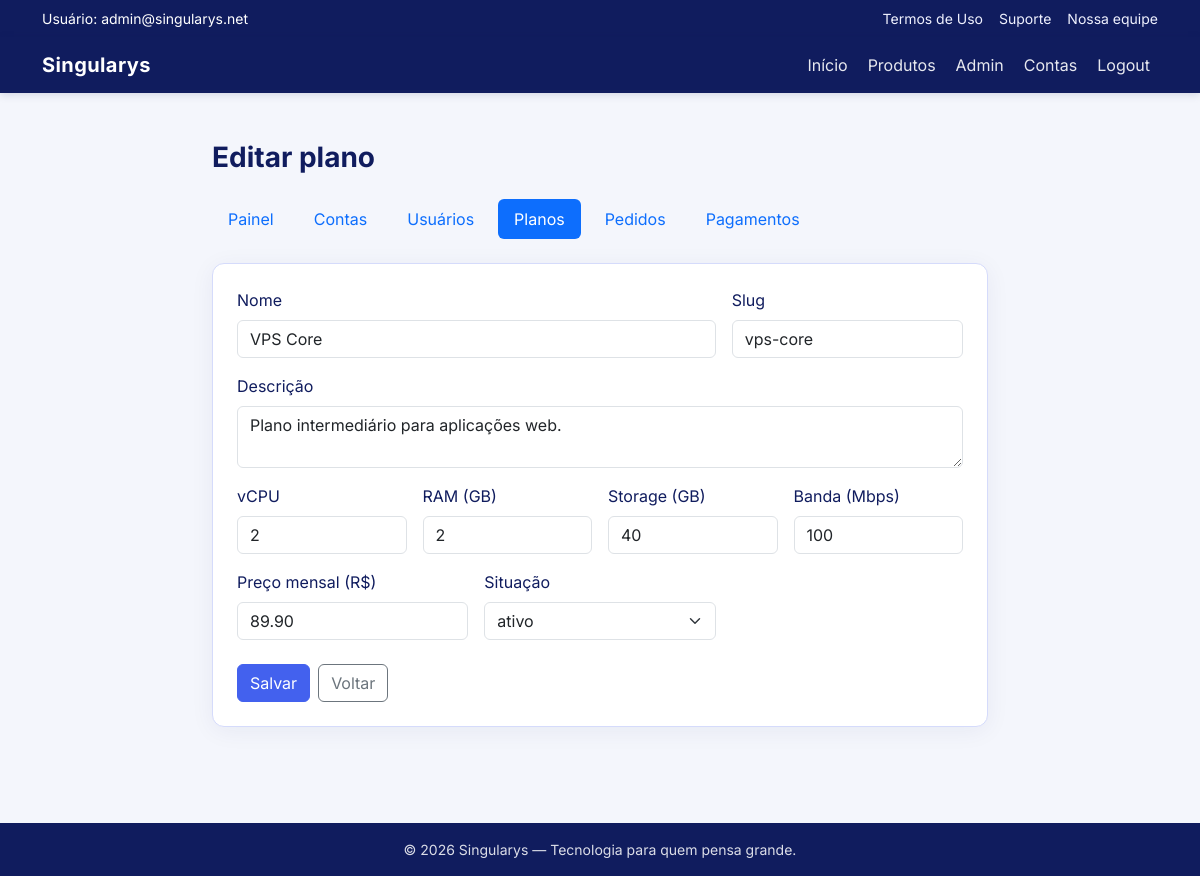
The app's page /index.php?controle=adminController&metodo=planoForm&id=2 (signed in) with its own data.
### tables this page shows
CREATE TABLE IF NOT EXISTS planos_vps (
    id_plano BIGINT UNSIGNED AUTO_INCREMENT PRIMARY KEY,
    nome VARCHAR(100) NOT NULL,
    slug VARCHAR(100) NOT NULL,
    descricao TEXT NULL,
    vcpu INT UNSIGNED NOT NULL,
    ram_mb INT UNSIGNED NOT NULL,
    storage_gb INT UNSIGNED NOT NULL,
    banda_mbps INT UNSIGNED NOT NULL DEFAULT 100,
    preco_mensal DECIMAL(10,2) NOT NULL,
    situacao ENUM('ativo', 'inativo', 'suspenso') NOT NULL DEFAULT 'ativo',
    criado_em DATETIME NOT NULL DEFAULT CURRENT_TIMESTAMP,
    alterado_em DATETIME NOT NULL DEFAULT CURRENT_TIMESTAMP ON UPDATE CURRENT_TIMESTAMP,
    deletado_em DATETIME NULL COMMENT 'Soft delete; pedidos antigos mantêm FK ao plano',
    UNIQUE KEY uk_plano_slug (slug)
);

### controllers/adminController.class.php (called while the page is built, shortened)
<?php
require_once "models/conexao.class.php";
require_once "models/planoDAO.class.php";
class AdminController
{
    public function planoForm()
    {
        $planoDAO = new PlanoDAO();
        $id = (int) ($_GET["id"] ?? 0);
        $plano = $id > 0 ? $planoDAO->buscarRegistroPorId($id) : null;
        require_once "views/admin/plano_form.php";
    }
}

### index.php (called while the page is built, shortened)
<?php
$metodo = $_GET["metodo"] ?? "inicio";
$obj = new $controle();
$obj->$metodo();

### models/conexao.class.php (called while the page is built, shortened)
<?php
class Conexao
{
    protected $db = null;
    public function __construct()
    {
        $host = getenv("SINGULARYS_DB_HOST") ?: "localhost";
        $banco = getenv("SINGULARYS_DB_NAME") ?: "singularys2";
        $usuario = getenv("SINGULARYS_DB_USER") ?: "root";
        $senha = getenv("SINGULARYS_DB_PASS") ?: "";
        $parametros = "mysql:host={$host};dbname={$banco};charset=utf8mb4";
        try {
            $this->db = new PDO($parametros, $usuario, $senha);
            $this->db->setAttribute(PDO::ATTR_ERRMODE, PDO::ERRMODE_EXCEPTION);
            $this->db->setAttribute(PDO::ATTR_DEFAULT_FETCH_MODE, PDO::FETCH_OBJ);
            $this->db->setAttribute(PDO::ATTR_EMULATE_PREPARES, false);
        } catch (PDOException $e) {
            $this->erroConexao = $e->getMessage();
            $this->db = null;
        }
    }
    protected function possuiConexao()
    {
        return $this->db instanceof PDO;
    }
}

### models/planoDAO.class.php (called while the page is built, shortened)
<?php
require_once __DIR__ . "/conexao.class.php";
class PlanoDAO extends Conexao
{
    public function buscarRegistroPorId(int $idPlano): ?object
    {
        try {
            $stm = $this->db->prepare("SELECT * FROM planos_vps WHERE id_plano = ? LIMIT 1");
            $stm->execute([$idPlano]);
            return $stm->fetch() ?: null;
        } catch (PDOException $e) {
            return null;
        }
    }
}

### views/admin/plano_form.php (the view, shortened to what this page needs)
<?php
$editando = $plano !== null;
require_once "views/partials/head.php";
require_once "views/partials/header.php";
?>
<main class="py-5">
    <div class="container col-lg-8">
        <h1 class="h3 app-page-title fw-bold mb-4"><?php echo $editando ? "Editar plano" : "Novo plano"; ?></h1>
        <?php require "views/partials/admin_nav.php"; ?>
        <div class="app-card p-4">
            <form method="post" action="index.php?controle=adminController&metodo=salvarPlano">
                <div class="row g-3">
                    <div class="col-md-8">
                        <label class="form-label" for="nome">Nome</label>
                        <input class="form-control" id="nome" name="nome" required
                               value="<?php echo htmlspecialchars($plano->nome ?? $_POST["nome"] ?? ""); ?>">
                    </div>
                    <div class="col-md-4">
                        <label class="form-label" for="slug">Slug</label>
                        <input class="form-control" id="slug" name="slug" required
                               value="<?php echo htmlspecialchars($plano->slug ?? $_POST["slug"] ?? ""); ?>">
                    </div>
                    <div class="col-12">
                        <label class="form-label" for="descricao">Descrição</label>
                        <textarea class="form-control" id="descricao" name="descricao" rows="2"><?php echo htmlspecialchars($plano->descricao ?? ""); ?></textarea>
                    </div>
                    <div class="col-md-3">
                        <label class="form-label" for="vcpu">vCPU</label>
                        <input type="number" min="1" class="form-control" id="vcpu" name="vcpu" required
                               value="<?php echo (int) ($plano->vcpu ?? 1); ?>">
                    </div>
                    <div class="col-md-3">
                        <label class="form-label" for="ram_gb">RAM (GB)</label>
                        <input type="number" min="1" class="form-control" id="ram_gb" name="ram_gb" required
                               value="<?php echo (int) round(($plano->ram_mb ?? 1024) / 1024); ?>">
                    </div>
                    <div class="col-md-3">
                        <label class="form-label" for="storage_gb">Storage (GB)</label>
                        <input type="number" min="1" class="form-control" id="storage_gb" name="storage_gb" required
                               value="<?php echo (int) ($plano->storage_gb ?? 20); ?>">
                    </div>
                    <div class="col-md-3">
                        <label class="form-label" for="banda_mbps">Banda (Mbps)</label>
                        <input type="number" min="1" class="form-control" id="banda_mbps" name="banda_mbps" required
                               value="<?php echo (int) ($plano->banda_mbps ?? 100); ?>">
                    </div>
                    <div class="col-md-4">
                        <label class="form-label" for="preco_mensal">Preço mensal (R$)</label>
                        <input type="text" class="form-control" id="preco_mensal" name="preco_mensal" required
                               value="<?php echo htmlspecialchars($plano->preco_mensal ?? "49.90"); ?>">
                    </div>
                    <div class="col-md-4">
                        <label class="form-label" for="situacao">Situação</label>
                        <select class="form-select" id="situacao" name="situacao">
                            <?php foreach (["ativo", "inativo", "suspenso"] as $sit) { ?>
                                <option value="<?php echo $sit; ?>"
                                    <?php echo ($plano->situacao ?? "ativo") === $sit ? "selected" : ""; ?>>
                                    <?php echo $sit; ?>
                                </option>
                            <?php } ?>
                        </select>
                    </div>
                </div>
                <div class="mt-4 d-flex gap-2">
                    <button type="submit" class="btn btn-singularys">Salvar</button>
                    <a class="btn btn-outline-secondary" href="index.php?controle=adminController&metodo=planos">Voltar</a>
                </div>
            </form>
        </div>
    </div>
</main>
<?php require_once "views/partials/footer.php"; ?>

### css/app.css (style rules this page uses)
:root { --singularys-azul: #101C5E; --singularys-azul-claro: #4361EE; --singularys-fundo: #f4f6fc; --singularys-card: #ffffff; --singularys-borda: #d5dbfb; }
body.app-body { background-color: var(--singularys-fundo); color: var(--singularys-azul); font-family: "Inter", system-ui, sans-serif; min-height: 100vh; display: flex; flex-direction: column; }
body.app-body main { flex: 1 0 auto; }
.btn-singularys { background: var(--singularys-azul-claro); border-color: var(--singularys-azul-claro); color: #fff; }
.app-card { background: var(--singularys-card); border: 1px solid var(--singularys-borda); border-radius: 0.75rem; box-shadow: 0 4px 24px rgba(16, 28, 94, 0.06); }
.app-page-title { color: var(--singularys-azul); }

### views/partials/head.php (style rules this page uses)
:root { color-scheme: light only; }

### records on screen
planos_vps: nome "VPS Core", slug "vps-core", descricao "Plano intermediário para aplicações web.", vcpu "2", ram_gb "2", storage_gb "40", banda_mbps "100", preco_mensal "89.90", situacao "ativo"

### other values on screen
$_SESSION["usuario_nome"] "admin@singularys.net"
